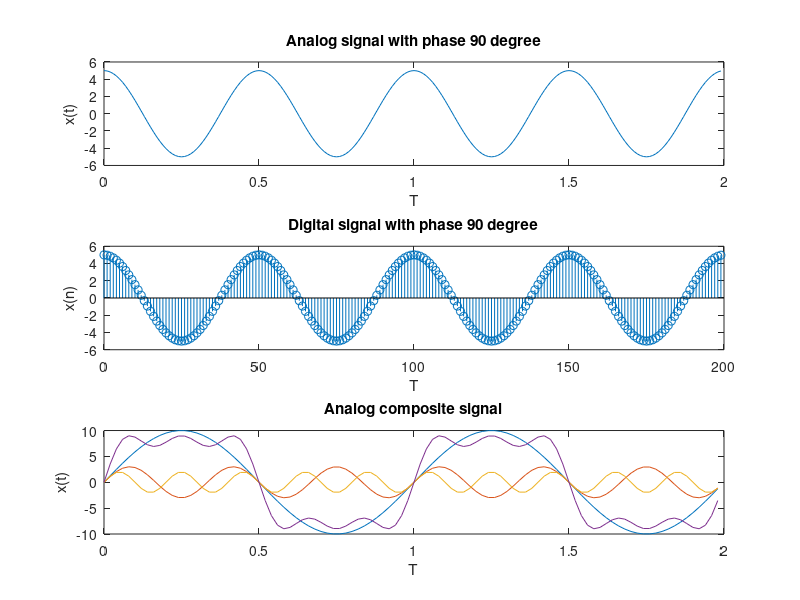

MATLAB code to generate this figure:
% Analog signal
% x(t) = a * sin (2 * pi * f * t + phase)

a = 5;
f = 2;
fs = 50 * f;
T = 2;
ph = pi / 2;

t = 0:1/fs:T-(1/fs);

x = a * sin (2 * pi * f * t + ph);

subplot(3, 1, 1);
plot(t, x);
xlabel('T');
ylabel('x(t)');
title('Analog signal with phase 90 degree');

% digital signal
% x(n) = a * sin (2 * pi * fd * n + phase)
%      = a * sin (2 * pi * f/fs * n + phase)

N = T * fs;
n = 0: N-1;

x = a * sin (2 * pi * (f / fs) * n + ph);

subplot(3, 1, 2);
stem(n, x);
xlabel('T');
ylabel('x(n)');
title('Digital signal with phase 90 degree');

% composite signal

a = 10;
f = 1;
fs = 50 * f;
T = 2;
ph = 0;

t = 0:1/fs:T-(1/fs);

x1 = a * sin(2 * pi * f * t + ph);
a = 3; f = 3; ph = 0;
x2 = a * sin(2 * pi * f * t + ph);
a = 2; f = 5; ph = 0;
x3 = a * sin(2 * pi * f * t + ph);

x = x1 + x2 + x3;

subplot(3, 1, 3);
plot(t, x1);
hold on;
plot(t, x2);
plot(t, x3);
plot(t, x);
xlabel('T');
ylabel('x(t)');
title('Analog composite signal');
hold off;